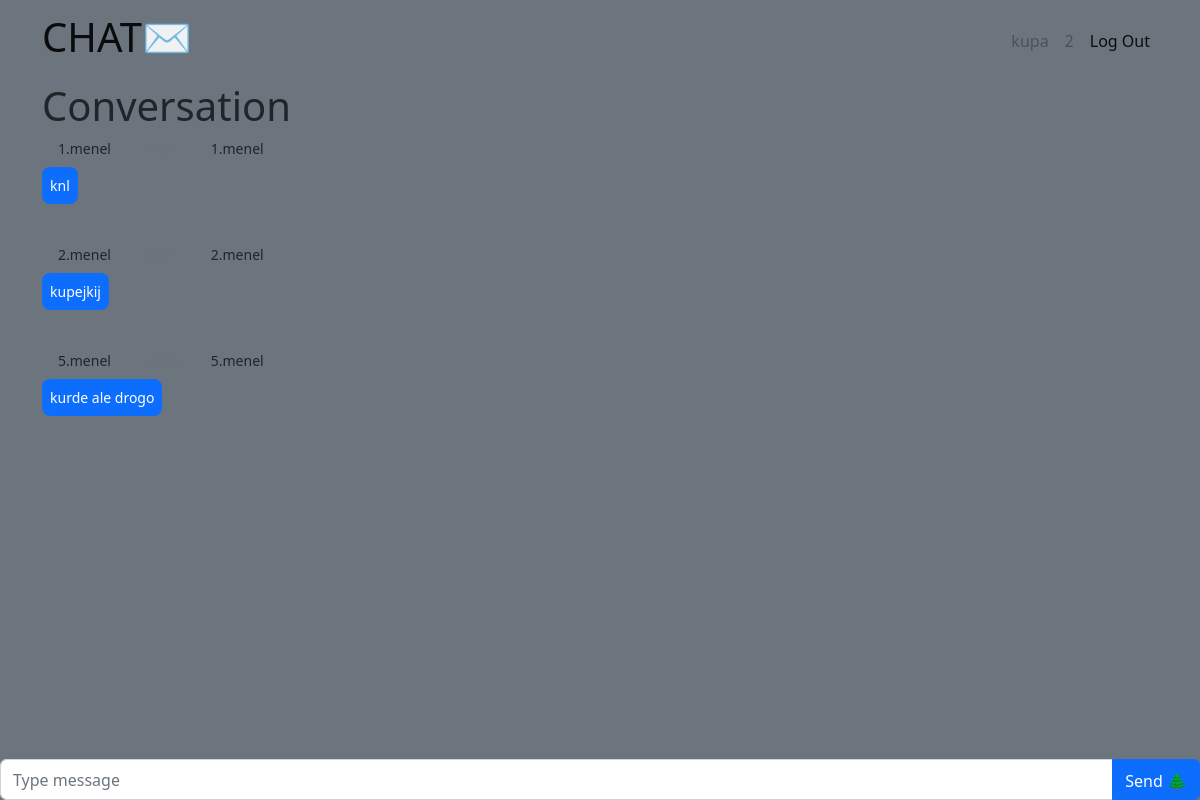
Page /conv/1 (signed in) on the committed database.
### tables this page shows
CREATE TABLE user (
    id INTEGER PRIMARY KEY AUTOINCREMENT,
    nickname TEXT UNIQUE NOT NULL,
    username TEXT UNIQUE NOT NULL,
    password TEXT NOT NULL
);

CREATE TABLE message (
    id INTEGER PRIMARY KEY AUTOINCREMENT,
    author TEXT NOT NULL,
    value TEXT NOT NULL,
    date DATETIME NOT NULL,
    conv INTEGER
);

### chat/conv.py (the view, shortened to what this page needs)
@bp.route('/conv/<id>', methods=('GET', 'POST'))
@login_required
def conversation(id):
    db = get_db()
    messages = []
    try:
        messages = db.execute(
            f'SELECT * FROM message WHERE conv = {id}'
        ).fetchall()
        messages = messages[-50:]
        messages = [{k: item[k] for k in item.keys()} for item in messages]
    except Exception:
        pass
    for i in messages:
        i['date'] = datetime.strptime(i['date'], "%Y-%m-%d %H:%M:%S.%f")
        if i['date'] + timedelta(days=1) < datetime.now():
            i['date'] = datetime.strftime(i['date'], "%Y-%m-%d %H:%M")
        else:
            i['date'] = datetime.strftime(i['date'], "%H:%M")
        print(i['date'])
    user = -1
    uid = g.user['id']
    try:
        item = messages[-1]
        t = item['cuser']
        if item['cuser'] == uid:
            t = item['suser']
        user = db.execute(
                f'SELECT nickname FROM user WHERE id = {t}'
        ).fetchall()
        user = user[0]['nickname']
    except Exception:
        pass
    return render_template('chat/conversation.html', messages = messages, user=user, conv=id)

### chat/auth.py (called while the page is built)
@bp.before_app_request
def load_logged_in_user():
    user_id = session.get('user_id')
    if user_id is None:
        g.user = None
    else:
        g.user = get_db().execute(
            'SELECT * FROM user WHERE id = ?', (user_id,)
        ).fetchone()

def login_required(view):
    @functools.wraps(view)
    def wrapped_view(**kwargs):
        if g.user is None:
            return redirect(url_for('auth.login'))
        return view(**kwargs)
    return wrapped_view

### chat/db.py (called while the page is built)
def get_db():
    if 'db' not in g:
        g.db = sqlite3.connect(
            current_app.config['DATABASE'],
            detect_types=sqlite3.PARSE_DECLTYPES
        )
        g.db.row_factory = sqlite3.Row
    return g.db

### chat/templates/chat/conversation.html (shortened to what this page needs)
{% extends 'base.html' %}
{% block header %}
<h1>{% block title %}Conversation{% endblock %}</h1>
{% endblock %}
{% block content %}
<div class="row d-flex justify-content-center">
  {% for msg in messages %}
  <div class="d-flex {% if msg['author'] == g.user['nickname'] %}justify-content-end {% else %} justify-content-start{% endif %}">
    {% if msg['author'] == g.user['nickname'] %}
    <p class="small px-3 mb-1 text-muted">{{ msg['date'] }}</p>
      {% if msg['author'] == g.user['nickname'] %}
        <a class="small px-3 mb-1 card-link" href="{{ url_for('conv.delete', conv=conv, id=msg['id']) }}">🗑</a>
        <a class=" small px-3 mb-1 card-link" href="{{ url_for('conv.edit', conv=conv, id=msg['id']) }}">🖊</a>
      {% endif %}
    <p class="small px-3 mb-1">{{ msg['id'] }}.{{ msg['author'] }}</p>
    {% else %}
    <p class="small px-3 mb-1">{{ msg['id'] }}.{{ msg['author'] }}</p>
    <p class="small px-3 mb-1 text-muted">{{ msg['date'] }}</p>
    {% endif %}
    <p class="small px-3 mb-1">{{ msg['id'] }}.{{ msg['author'] }}</p>
  </div>
  <div
    class="d-flex flex-row {% if msg['author'] == g.user['nickname'] %}justify-content-end {% else %} justify-content-start{% endif %} mb-4 pt-1">
    <div>
      <p class="small p-2 me-3 mb-3 text-white rounded-3 {% if msg['author'] == g.user['nickname'] %}bg-primary {% else %} bg-primary{% endif %}">{{ msg['value'] }}</p>
    </div>
  </div>
  {% endfor %}
  </div>
  <form method="post" class="fixed-bottom">
    <div class="input-group mb-0">
      <input name="message" id="message" class="form-control" placeholder="Type message" value="{{ request.form['message'] }}" required></input>
      <button class="btn btn-primary" type="submit" id="button-addon2" style="padding-top: .55rem;">
        Send 🌲
      </button>
    </div>
  </form>
{% endblock %}

### chat/templates/base.html (shortened to what this page needs)
<!doctype html>
<head>
  <link href="https://cdn.jsdelivr.net/npm/bootstrap@5.2.3/dist/css/bootstrap.min.css" rel="stylesheet"
>
</head>
<body class="bg-secondary">
  <nav class="navbar navbar-expand sticky-top navbar-stick-top bg-secondary">
    <div class="container container-fluid">
      <a class="navbar-brand" href="{{ url_for('conv.index') }}">
        <h1>CHAT✉</h1>
      </a>
      <div class="d-flex flex-row-reverse">
        <ul class="navbar-nav">
          {% if g.user %}
          <li class="nav-item">
            <a class="nav-link disabled" aria-current="page" href="#">{{ g.user['username'] }}</a>
          </li>
          <li class="nav-item">
            <a class="nav-link disabled" href="#">{{ g.user['id'] }}</a>
          </li>
          <li class="nav-item">
            <a class="nav-link active" href="{{ url_for('auth.logout') }}">Log Out</a>
          </li>
          {% endif %}
        </ul>
      </div>
    </div>
  </nav>
  <div class="container">
    <header>
      {% block header %}{% endblock %}
    </header>
    {% block content %}{% endblock %}
  </div>
</body>

### rows in the picture
user: user.username "kupa", user.id "2"
message: id "1", author "menel", value "knl"
message: id "2", author "menel", value "kupejkij"
message: id "5", author "menel", value "kurde ale drogo"
